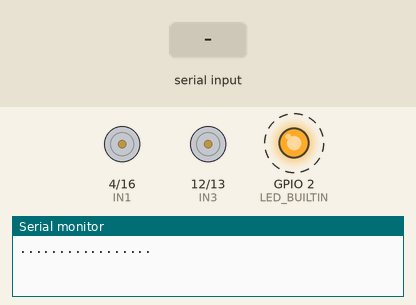
Simulated run of this program. Board: ESP32. On the bench: motor-driver pin pairs drawn as motors (green arrow = first pin HIGH = forward, orange = second pin HIGH = backward, longer = more drive), output pins drawn as LEDs (lit = HIGH), the last lines printed to the serial monitor. Dashed ring = blinking. The test bench sets the inputs (shaded band). Nothing arrives over Bluetooth unless stated.

Above: at 1.26 s.
1.3 s: "B" received over Serial
At 1.46 s:
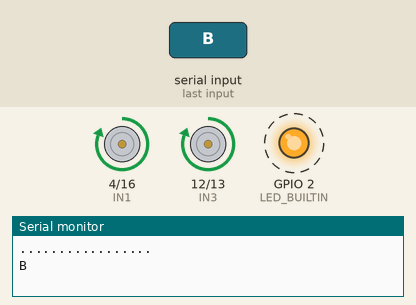
4.3 s: "S" received over the second serial link
At 4.48 s:
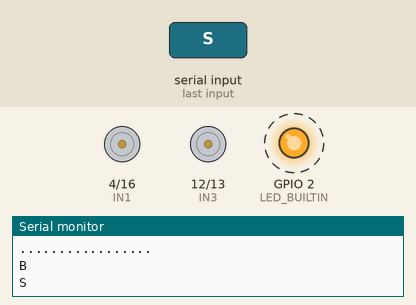
7.3 s: "F" received over Serial
At 7.49 s:
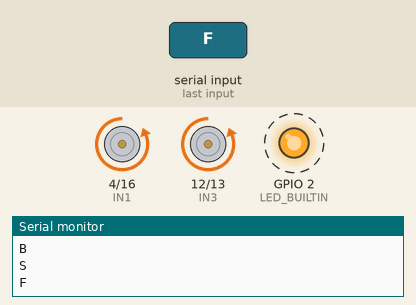
10.3 s: "R" received over the second serial link
At 10.51 s:
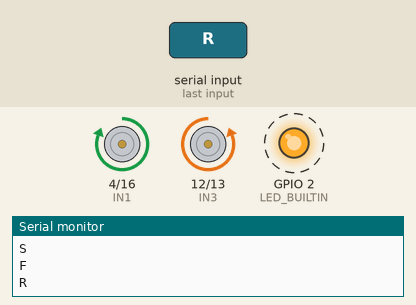
13.3 s: "L" received over Serial
At 13.52 s:
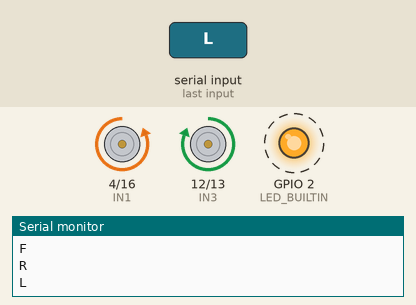
16.3 s: "S" received over Serial
At 16.54 s:
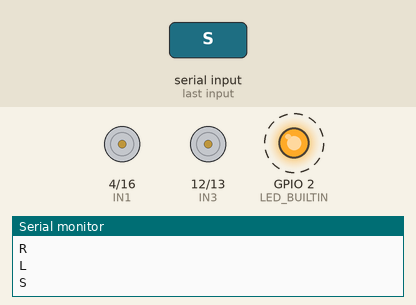
Timing chart, 0 to 20.3 s (numbered marks = the images above; inputs shaded):
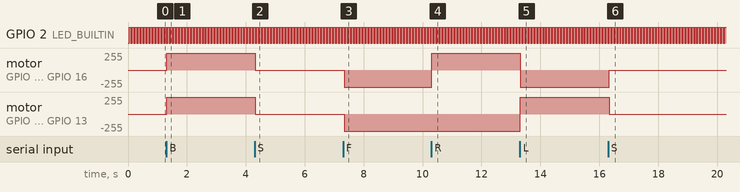

The program:

main.cpp
```cpp
#include "HardwareSerial.h"
#include "esp32-hal-gpio.h"
#include "esp32-hal.h"
#include "pins_arduino.h"
#include <Arduino.h>
#include <Print.h>
#include <cstdlib>
#include "BluetoothSerial.h"

const int IN1 = 4;
const int IN2 = 16;

const int IN3 = 12;
const int IN4 = 13;

BluetoothSerial SerialBT;

#if !defined(CONFIG_BT_ENABLED) || !defined(CONFIG_BLUEDROID_ENABLED)
#error Bluetooth is not enabled! Please run make menuconfig to and enable it
#endif
#if !defined(CONFIG_BT_SPP_ENABLED)
#error Serial Bluetooth not available or not enabled. It is only available for the ESP32 chip.
#endif

void btAuthCallback(uint32_t pin) {
  Serial.printf("PIN request from device, displaying: %06dn", pin);
  SerialBT.confirmReply(true);  // Confirm the PIN
}

// 28:05:A5:33:81:AA
void setup() {
  Serial.begin(115200);
  SerialBT.begin("clanker");
  SerialBT.enableSSP();
  SerialBT.onConfirmRequest(btAuthCallback);
  //SerialBT.setPin("1234");

  pinMode(LED_BUILTIN, OUTPUT);
  pinMode(IN1, OUTPUT);
  pinMode(IN2, OUTPUT);
  pinMode(IN3, OUTPUT);
  pinMode(IN4, OUTPUT);

  Serial.println(".................");
}

// frente: F
// tras: B
// direita: R
// esq: L
// f: X, x
// para: S

void loop() {
  digitalWrite(IN1, 0);
  digitalWrite(IN2, 0);
  digitalWrite(IN3, 0);
  digitalWrite(IN4, 0);

  static int i = 0, bmsg_count = 0;

  digitalWrite(LED_BUILTIN, i++ & 1);

  static int a = 0, b = 0;
  static int c = 0, d = 0;
  // d = "direcao da rotacao da roda"

  int cmd = 0;
  if (Serial.available())
    cmd = Serial.read();

  if (SerialBT.available())
    cmd = SerialBT.read();

  Serial.printf("%c\n", cmd);

  switch (cmd) {
    case 'S':
      a = 0;
      b = 0;
      c = 0;
      d = 0;
      break;

    case 'B':
      a = 1;
      b = 0;
      c = 1;
      d = 0;
      break;

    case 'F':
      a = 0;
      b = 1;
      c = 0;
      d = 1;
      break;

    case 'R':
      a = 1;
      b = 0;
      c = 0;
      d = 1;
      break;

    case 'L':
      a = 0;
      b = 1;
      c = 1;
      d = 0;
      break;
  }

  digitalWrite(IN1, a);
  digitalWrite(IN2, b);
  digitalWrite(IN3, c);
  digitalWrite(IN4, d);

  delay(50);
}
```

Measured:
- after the input at 1.3 s, motor on GPIO 4 (IN1) / GPIO 16 (IN2), motor on GPIO 12 (IN3) / GPIO 13 (IN4): stopped → forward 255/255 at once
- after the input at 4.3 s, motor on GPIO 4 (IN1) / GPIO 16 (IN2), motor on GPIO 12 (IN3) / GPIO 13 (IN4): forward 255/255 → stopped at once
- after the input at 7.3 s, motor on GPIO 4 (IN1) / GPIO 16 (IN2), motor on GPIO 12 (IN3) / GPIO 13 (IN4): stopped → backward 255/255 at once
- after the input at 10.3 s, motor on GPIO 4 (IN1) / GPIO 16 (IN2): backward 255/255 → forward 255/255 at once
- after the input at 13.3 s, motor on GPIO 4 (IN1) / GPIO 16 (IN2): forward 255/255 → backward 255/255 at once; motor on GPIO 12 (IN3) / GPIO 13 (IN4): backward 255/255 → forward 255/255 at once
- after the input at 16.3 s, motor on GPIO 4 (IN1) / GPIO 16 (IN2): backward 255/255 → stopped at once; motor on GPIO 12 (IN3) / GPIO 13 (IN4): forward 255/255 → stopped at once
- by itself, GPIO 2 (LED_BUILTIN): alternates HIGH for 0.05 s and LOW for 0.05 s
